Frame 1 (no input): blank canvas, image omitted
Frame 60 (no input): blank canvas, image omitted
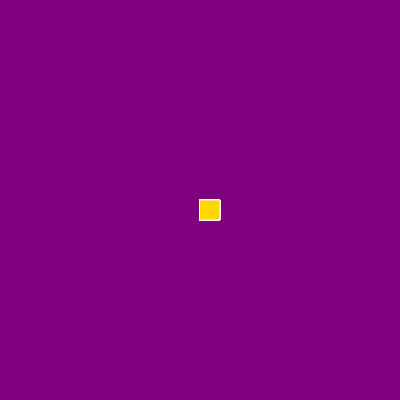
Frame 120 (the mouse pressed at the canvas centre since frame 60)

The p5.js sketch whose frames 1 and 60 were blank and that drew this single picture after the mouse press (run headless with seeded random() and noise() and a simulated clock; from frame 60 on, the mouse is pressed at the canvas centre):

// p5.js sketch
// ── sketch.js
function setup() {
  createCanvas(400, 400);
  background("purple");
}

function draw() {
  
  stroke("white");
  fill("gold");
  
  // console.log(mouseIsPressed);
 
  if(mouseIsPressed){
  rect(mouseX, mouseY, 20, 20);
  }
  
}
